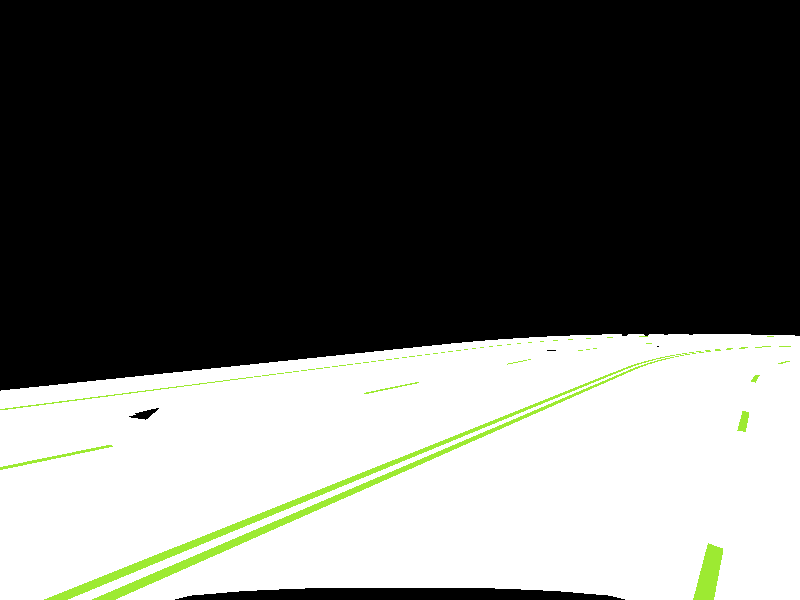
#> input picture driveSpace1.png, 800 x 600 px
$ python gridMapTest.py
#> lines starting #> are read from the running program, lines starting #| are printed output that depends on the picture; after the words box and inside, x2 and y2 are one past the last pixel; in counts of white or black regions, pixels touching at a corner belong together
import cv2
import matplotlib.pyplot as plt
import numpy as np
from PIL import Image

# Capture the RGB camera sensor data
image = Image.open('driveSpace1.png')
#> image is the input picture: PIL image 800x600 RGB; mean R, G, B 100.5, 102, 98.5
image = image.convert('RGB')

# Convert the image to grayscale
image = image.convert("L")
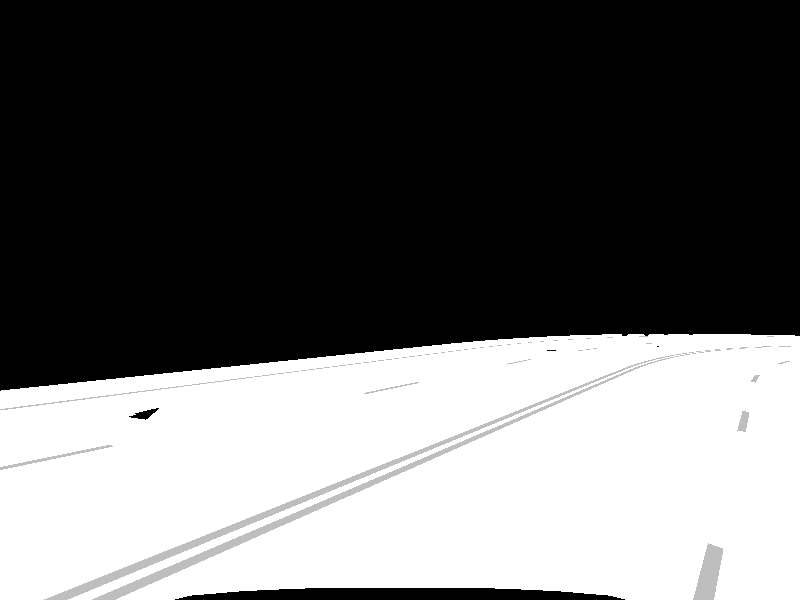
#> image: PIL image 800x600 L; min 0, max 255, mean 101.2

# Threshold the image to create a binary map
threshold = 0.2
image = np.array(image)
image[image > threshold] = 1
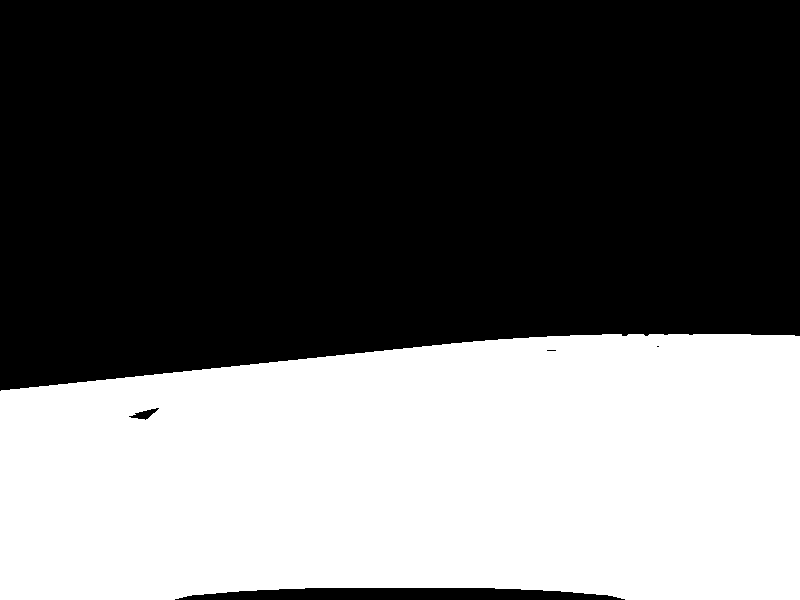
#> image: shape (600, 800); values 0 (black) and 1 (white), 40.2% white; 1 white region, box (x1, y1, x2, y2) and area: (0, 334, 800, 600) 192727
image[image <= threshold] = 0

# The image is now a 2D numpy array representing the grid map

# Create a 2D numpy array
data = np.array(image)

# Plot the array using imshow
plt.imshow(data, cmap='gray')

# Add axis labels and tick marks
plt.xlabel("X")
plt.ylabel("Y")

#plt.show()
#print("Success in creating new plot!")

def driveForward(image):
    canDriveForward = True

    # Get the width and height of the image
    width, height = image.size
#> width = 800; height = 600
    image = image.convert('RGB')
    buffer = 50
    interable = 20
    multiplier = 0

    while(canDriveForward):
        x = int(width/2)
        y = int(height - (multiplier*interable) - buffer)
        pixel = image.getpixel((x, y))

        white = (255, 255, 255)

        # Check if the pixel matches the specific RGB value
        if (pixel == white) or (y < 0):
            for i in range(5):
                for j in range(5):
                    image.putpixel((x+i, y+j), (255, 0, 0))  # convert pixel to red

            multiplier += 1
        else:
            canDriveForward = False
#> this loop made 5 passes
#> pixel on passes 1 to 5: (255, 255, 255), (255, 255, 255), (255, 255, 255), (255, 255, 255), (157, 234, 50)
#> image: PIL image 800x600 RGB
#> after the loop, multiplier = 4

    print("Moved Forward "+str(i)+" times. Can Not drive more forward.")
    image.save('driveSpace2.png')

########################################################################
image = Image.open("driveSpace1.png")
driveForward(image)
# Create a 2D numpy array
data = np.array(image)

# Plot the array using imshow
plt.imshow(data, cmap='gray')

# Add axis labels and tick marks
plt.xlabel("X")
plt.ylabel("Y")

plt.show()
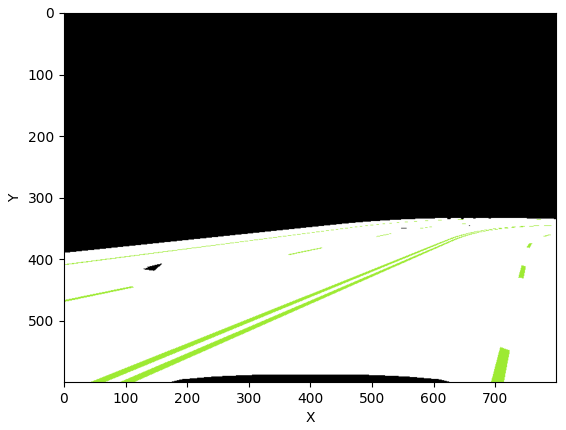
#> figure drawn by matplotlib, 1 panel
print("Success in creating new plot!")
